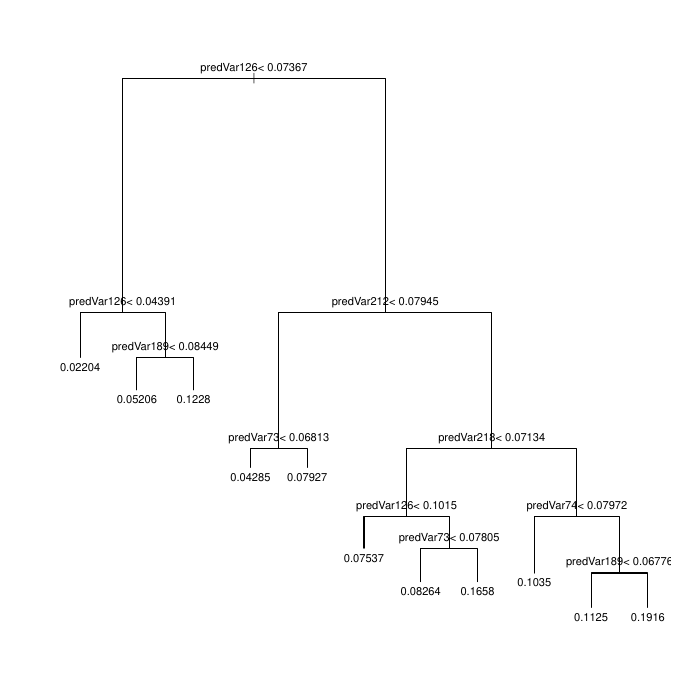

Generate this figure with R:
library('ROCR')
library('rpart')

load('KDD2009.Rdata')

fV <- paste(outcome,'>0 ~ ', paste(c(catVars,numericVars),collapse=' + '),sep='')
tmodel <- rpart(fV,data=dTrain)
print(calcAUC(predict(tmodel,newdata=dTrain),dTrain[,outcome]))
print(calcAUC(predict(tmodel,newdata=dTest),dTest[,outcome]))
print(calcAUC(predict(tmodel,newdata=dCal),dCal[,outcome]))

# data preprocess
tVars <- paste('pred',c(catVars,numericVars),sep='')
fV2 <- paste(outcome,'>0 ~ ',paste(tVars,collapse=' + '),sep='')
tmodel <- rpart(fV2,data=dTrain)
print(calcAUC(predict(tmodel,newdata=dTrain),dTrain[,outcome]))
print(calcAUC(predict(tmodel,newdata=dTest),dTest[,outcome]))
print(calcAUC(predict(tmodel,newdata=dCal),dCal[,outcome]))

# contorl decision tree model
tmodel <- rpart(fV2,data=dTrain, 
                control=rpart.control(cp=0.001,minsplit=1000, minbucket=1000,maxdepth=5))
print(calcAUC(predict(tmodel,newdata=dTrain),dTrain[,outcome]))
print(calcAUC(predict(tmodel,newdata=dTest),dTest[,outcome]))
print(calcAUC(predict(tmodel,newdata=dCal),dCal[,outcome]))

# Variable selection
logLikelyhood <- function(outCol,predCol) {
  sum(ifelse(outCol==pos,log(predCol),log(1-predCol)))
}

selVars <- c()
minStep <- 5
baseRateCheck <- logLikelyhood(dCal[,outcome], sum(dCal[,outcome]==pos)/length(dCal[,outcome]))
for(v in catVars) {
  pi <- paste('pred',v,sep='')
  liCheck <- 2*((logLikelyhood(dCal[,outcome],dCal[,pi]) -
                   baseRateCheck))
  if(liCheck>minStep) {
    print(sprintf("%s, calibrationScore: %g",
                  pi,liCheck))
    selVars <- c(selVars,pi)
  }
}

for(v in numericVars) {
  pi <- paste('pred',v,sep='')
  liCheck <- 2*((logLikelyhood(dCal[,outcome],dCal[,pi]) -
                   baseRateCheck) - 1)
  if(liCheck>=minStep) {
    print(sprintf("%s, calibrationScore: %g",
                  pi,liCheck))
    selVars <- c(selVars,pi)
  }
}

f <- paste(outcome,'>0 ~ ',paste(selVars,collapse=' + '),sep='')
tmodel <- rpart(f,data=dTrain, 
                control=rpart.control(cp=0.001,minsplit=1000, minbucket=1000,maxdepth=5))
print(calcAUC(predict(tmodel,newdata=dTrain),dTrain[,outcome]))
print(calcAUC(predict(tmodel,newdata=dTest),dTest[,outcome]))
print(calcAUC(predict(tmodel,newdata=dCal),dCal[,outcome]))

# Plotting the decision tree
print(tmodel)
pdf("decisionTree.pdf")
par(cex=0.7)
plot(tmodel)
text(tmodel)
dev.off()


